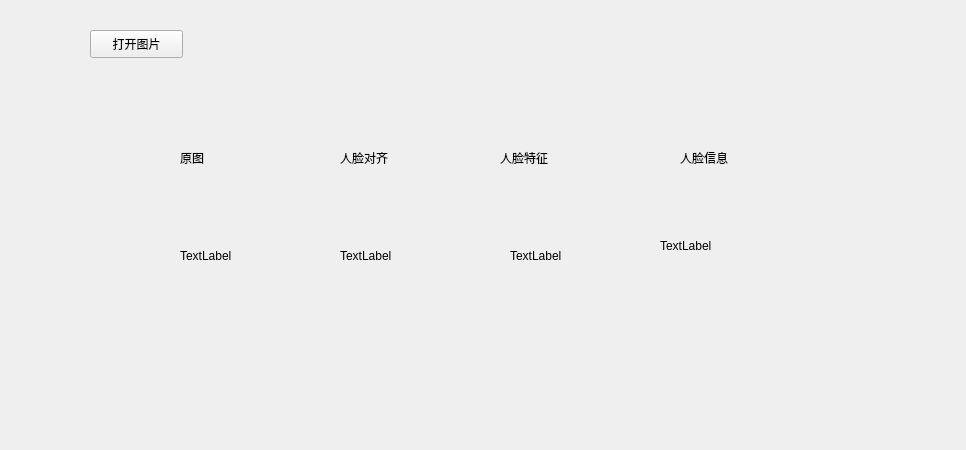
<?xml version="1.0" encoding="UTF-8"?>
<ui version="4.0">
 <class>Form</class>
 <widget class="QWidget" name="Form">
  <property name="geometry">
   <rect>
    <x>0</x>
    <y>0</y>
    <width>966</width>
    <height>450</height>
   </rect>
  </property>
  <property name="windowTitle">
   <string>Form</string>
  </property>
  <widget class="QPushButton" name="pushButton">
   <property name="geometry">
    <rect>
     <x>90</x>
     <y>30</y>
     <width>93</width>
     <height>28</height>
    </rect>
   </property>
   <property name="text">
    <string>打开图片</string>
   </property>
  </widget>
  <widget class="QLabel" name="label">
   <property name="geometry">
    <rect>
     <x>180</x>
     <y>150</y>
     <width>72</width>
     <height>15</height>
    </rect>
   </property>
   <property name="text">
    <string>原图</string>
   </property>
  </widget>
  <widget class="QLabel" name="label_2">
   <property name="geometry">
    <rect>
     <x>340</x>
     <y>150</y>
     <width>72</width>
     <height>15</height>
    </rect>
   </property>
   <property name="text">
    <string>人脸对齐</string>
   </property>
  </widget>
  <widget class="QLabel" name="label_3">
   <property name="geometry">
    <rect>
     <x>500</x>
     <y>150</y>
     <width>72</width>
     <height>15</height>
    </rect>
   </property>
   <property name="text">
    <string>人脸特征</string>
   </property>
  </widget>
  <widget class="QLabel" name="label_4">
   <property name="geometry">
    <rect>
     <x>180</x>
     <y>210</y>
     <width>91</width>
     <height>91</height>
    </rect>
   </property>
   <property name="text">
    <string>TextLabel</string>
   </property>
  </widget>
  <widget class="QLabel" name="label_5">
   <property name="geometry">
    <rect>
     <x>340</x>
     <y>210</y>
     <width>91</width>
     <height>91</height>
    </rect>
   </property>
   <property name="text">
    <string>TextLabel</string>
   </property>
  </widget>
  <widget class="QLabel" name="label_6">
   <property name="geometry">
    <rect>
     <x>510</x>
     <y>210</y>
     <width>91</width>
     <height>91</height>
    </rect>
   </property>
   <property name="text">
    <string>TextLabel</string>
   </property>
  </widget>
  <widget class="QLabel" name="label_7">
   <property name="geometry">
    <rect>
     <x>680</x>
     <y>150</y>
     <width>72</width>
     <height>15</height>
    </rect>
   </property>
   <property name="text">
    <string>人脸信息</string>
   </property>
  </widget>
  <widget class="QLabel" name="label_8">
   <property name="geometry">
    <rect>
     <x>660</x>
     <y>200</y>
     <width>91</width>
     <height>91</height>
    </rect>
   </property>
   <property name="text">
    <string>TextLabel</string>
   </property>
  </widget>
 </widget>
 <resources/>
 <connections/>
</ui>
